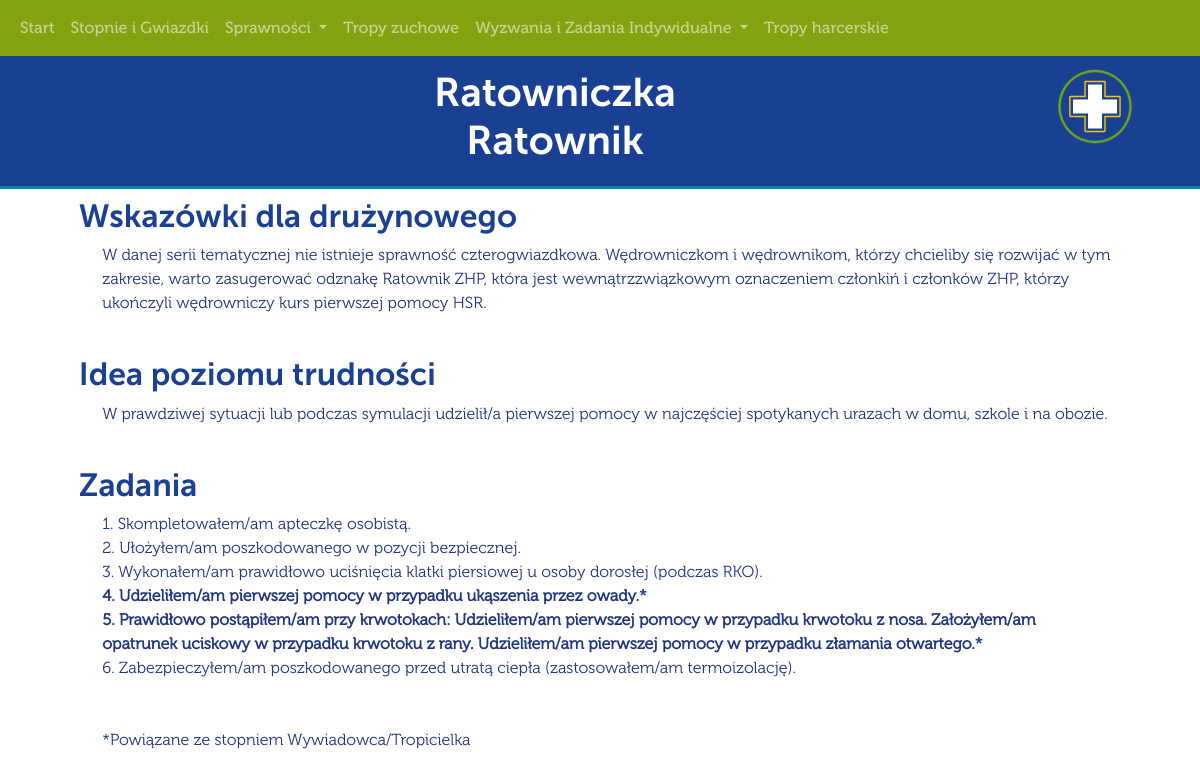
/szczegoly-sprawnosci-harcerskich.php?ID=2, run on the app's committed database.
### tables this page shows
CREATE TABLE `sprawnosciharcerskie` (
  `ID` int(11) NOT NULL,
  `Nazwa-M` tinytext NOT NULL,
  `Nazwa-Z` tinytext NOT NULL,
  `Kategoria` tinytext NOT NULL,
  `Poziom` tinyint(4) NOT NULL,
  `Wskazowki` text NOT NULL,
  `Idea` text NOT NULL
);

CREATE TABLE `zadaniasprawnosciharcerskich` (
  `ID` int(11) NOT NULL,
  `Tresc` text NOT NULL,
  `Sprawnosc` int(11) NOT NULL,
  `Stopien` tinytext NOT NULL
);

### www/szczegoly-sprawnosci-harcerskich.php (the view, shortened to what this page needs)
<!DOCTYPE html>
<html lang="pl">
<?php
	$IDsprawnosci= $_GET['ID'];
	require_once "connect.php";
	$connection = @new mysqli($host, $db_user, $db_password, $db_name);
	$sql="SELECT `Nazwa-M`, `Nazwa-Z`,`Idea`,`Wskazowki` From sprawnosciharcerskie WHERE ID= ?";
	$stmt = $connection->prepare($sql);
	$stmt->bind_param('i',$IDsprawnosci);
	$stmt->execute();
	$result = $stmt->get_result();
	$row = $result->fetch_assoc();
?>
<head>
<?php include_once("head.php");?>
</head>
<body>
<?php include_once("navbar.php");?>
<div class="container-fluid ">
<div class="row">
<div class="col-12 sprawnosciharcheader">
	<?php
	echo "<div class=' text-center col-12 col-sm-8 col-md-10 col-xl-11 p-2' Style='float:left'>";
	echo "<h1>";
	echo $row["Nazwa-Z"];
	echo "<br>";
	 if($row["Nazwa-M"]!=$row["Nazwa-Z"]) echo $row["Nazwa-M"];
	echo "</h1>";
	echo "</div>";
	echo "<div class='col-12 col-sm-4 col-md-2 col-xl-1 p-2' Style='float:left'>";
	echo "<img class='img-fluid' src='GrafikiSprHarc/".$IDsprawnosci.".svg'>";
	echo "</div>";
?>
</div>
</div>
<div class= "col-12 m-2 sprawnosccontent">
<h2>Wskazówki dla drużynowego</h2>
	<p>
	<?php
	if($row["Wskazowki"]!=""){
	echo str_replace(array("\r\n", "\n", "\r"), "<br>", $row["Wskazowki"]);
	}else{
		echo "Brak.";
	}
	?>
	</p>
<br>
<h2>Idea poziomu trudności</h2>
	<p>
	<?php
	echo str_replace(array("\r\n", "\n", "\r"), "<br>", $row["Idea"]);
	?>
	</p>
<br>
<h2>Zadania</h2>
	<p>
	<?php
	$sql="SELECT `Tresc`,`Stopien` From zadaniasprawnosciharcerskich WHERE `Sprawnosc`= ?";
	$stmt = $connection->prepare($sql);
	$stmt->bind_param('i',$IDsprawnosci);
	$stmt->execute();
	$result = $stmt->get_result();
	$numerzadania=1;
	$stopnie= array(" ");
	While($row = $result->fetch_assoc()){
		if ($row["Stopien"])
		{
			if (!array_search($row["Stopien"],$stopnie)) if($stopnie[0]!=$row["Stopien"]) $stopnie[]=$row["Stopien"];
			echo "<b>";
		}
		echo $numerzadania.". ".$row["Tresc"];
		if ($row["Stopien"])
		{
			for($i=1;$i<array_search($row["Stopien"],$stopnie)+1;$i++)
			{
				echo "*";
			}
			echo "</b>";
		}
		echo "<br>";
		$numerzadania++;
	}
	echo "<br><br>";
	for($i=1;$i<count($stopnie);$i++){
		for ($j=0; $j<$i; $j++) echo "*";
		echo "Powiązane ze stopniem ".$stopnie[$i]."<br>";
	}
	?>
	</p>
</div>
</div>
</body>
</html>

### www/style.css (style rules this page uses)
:root { font-family: 'museosans700'; }
body { margin:0; padding:0; width:100%; height: 100%; color: #203581 }
p { font-family: 'museo300'; margin-left: 2%; margin-right: 2%; }
h1 { font-family: 'museosans700'; }
h2 { font-family: 'museosans700'; }
.sprawnosciharcheader { padding:5px; padding-left:5%; padding-right:5%; background-color: #194093; color: white !important; border-bottom-style:solid; border-color: #0083ac; margin:0; }
.sprawnosccontent h2 { color: #194093; padding-left: 5%; padding-right: 5%; }
.sprawnosccontent p { padding-left: 5%; padding-right: 5%; }

### data on the page
sprawnosciharcerskie: value "Ratowniczka", value "Ratownik", Wskazowki "W danej serii tematycznej nie istnieje sprawność czterogwiazdkowa. Wędrowniczkom i wędrownikom, którzy chcieliby się rozwijać w tym zakresie, warto zasugerować odznakę Ratownik ZHP, która jest wewnątrzzwiązkowym oznaczeniem członkiń i członków ZHP, którzy ukończyli wędrowniczy kurs pierwszej pomocy HSR.", Idea "W prawdziwej sytuacji lub podczas symulacji udzielił/a pierwszej pomocy w najczęściej spotykanych urazach w domu, szkole i na obozie."
zadaniasprawnosciharcerskich: Tresc "Skompletowałem/am apteczkę osobistą."
zadaniasprawnosciharcerskich: Tresc "Ułożyłem/am poszkodowanego w pozycji bezpiecznej."
zadaniasprawnosciharcerskich: Tresc "Wykonałem/am prawidłowo uciśnięcia klatki piersiowej u osoby dorosłej (podczas RKO)."
zadaniasprawnosciharcerskich: Tresc "Udzieliłem/am pierwszej pomocy w przypadku ukąszenia przez owady."
zadaniasprawnosciharcerskich: Tresc "Prawidłowo postąpiłem/am przy krwotokach: Udzieliłem/am pierwszej pomocy w przypadku krwotoku z nosa. Założyłem/am opatrunek uciskowy w przypadku krwotoku z rany. Udzieliłem/am pierwszej pomocy w przypadku złamania otwartego."
zadaniasprawnosciharcerskich: Tresc "Zabezpieczyłem/am poszkodowanego przed utratą ciepła (zastosowałem/am termoizolację)."

### other printed values
$stopnie[$i] "Wywiadowca/Tropicielka"
